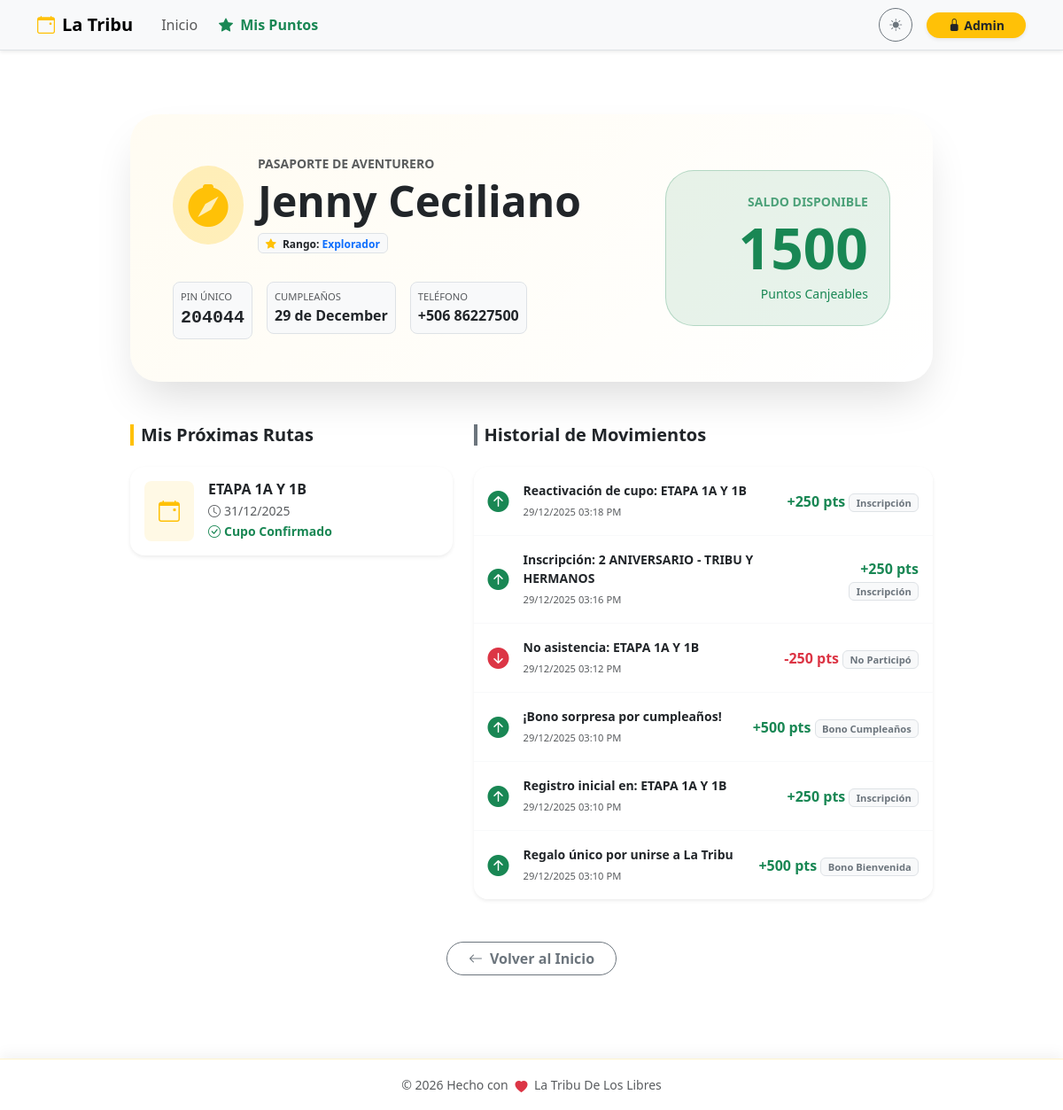
Screenshot of /mi-perfil/204044 with the database file from the repository.
### db.py (models this page shows, shortened)
class Member(db.Model):
    __tablename__ = 'member'
    id = db.Column(db.Integer, primary_key=True)
    pin = db.Column(db.String(10), unique=True, nullable=False)
    nombre = db.Column(db.String(100), nullable=False)
    apellido1 = db.Column(db.String(100), nullable=False)
    apellido2 = db.Column(db.String(100))
    telefono = db.Column(db.String(20))
    birth_date = db.Column(db.Date)
    puntos_totales = db.Column(db.Integer, default=0)
    ultimo_regalo_bday = db.Column(db.Integer, default=0)
    bookings = db.relationship('Booking', backref='member', lazy=True, cascade="all, delete-orphan")
    point_logs = db.relationship('PointLog', backref='member', lazy=True, cascade="all, delete-orphan")

class Booking(db.Model):
    __tablename__ = 'booking'
    id = db.Column(db.Integer, primary_key=True)
    member_id = db.Column(db.Integer, db.ForeignKey('member.id'), nullable=False)
    event_id = db.Column(db.Integer, db.ForeignKey('event.id'), nullable=False)
    pin = db.Column(db.String(10))
    nombre = db.Column(db.String(100))
    apellido1 = db.Column(db.String(100))
    telefono = db.Column(db.String(20))
    points_at_registration = db.Column(db.Integer, default=0)
    status = db.Column(db.String(50), default='Activo')
    created_at = db.Column(db.DateTime, default=datetime.utcnow)

class Event(db.Model):
    __tablename__ = 'event'
    id = db.Column(db.Integer, primary_key=True)
    title = db.Column(db.String(150), nullable=False)
    flyer = db.Column(db.String(255)) # Nombre del archivo de imagen en el servidor
    currency = db.Column(db.String(10), default='¢')
    price = db.Column(db.Float, default=0.0)
    points_reward = db.Column(db.Integer, default=10) # Puntos que otorga al aventurero
    activity_type = db.Column(db.String(100)) # Caminata, Internacional, etc.
    duration_days = db.Column(db.Integer, default=1)
    event_date = db.Column(db.Date, nullable=False) # Fecha de inicio
    end_date = db.Column(db.Date) # Fecha de cierre para expediciones de varios días
    departure_point = db.Column(db.String(200)) # Punto de encuentro principal
    departure_time = db.Column(db.String(50))
    difficulty = db.Column(db.String(50))
    distance = db.Column(db.String(50))
    capacity = db.Column(db.Integer, default=0) # Cupos disponibles
    reservation_fee = db.Column(db.String(100)) # Monto requerido para apartar lugar
    description = db.Column(db.Text) # Itinerario detallado
    pickup_point = db.Column(db.String(200)) # Puntos de recogida adicionales
    status = db.Column(db.String(50), default='Activa') # Activa, Suspendido, Se Traslado
    moved_date = db.Column(db.Date) # Nueva fecha en caso de traslado
    bookings = db.relationship('Booking', backref='event', lazy=True, cascade="all, delete-orphan")

class PointLog(db.Model):
    __tablename__ = 'point_log'
    id = db.Column(db.Integer, primary_key=True)
    member_id = db.Column(db.Integer, db.ForeignKey('member.id'), nullable=False)
    transaction_type = db.Column(db.String(50), nullable=False)
    description = db.Column(db.String(200))
    amount = db.Column(db.Integer, nullable=False)
    created_at = db.Column(db.DateTime, default=datetime.utcnow)
    booking_id = db.Column(db.Integer, db.ForeignKey('booking.id'), nullable=True)
    is_penalized = db.Column(db.Boolean, default=False)  # Si el movimiento fue penalizado
    penalty_reason = db.Column(db.String(200), nullable=True)  # Razón de la penalización

### perfil.py (the view)
@perfil_bp.route('/mi-perfil/<string:pin>')
def ver_perfil(pin):
    member = Member.query.filter_by(pin=pin).first()
    if not member:
        return render_template('errors/404.html'), 404  # O redirigir a home si prefieres
    logs = PointLog.query.filter_by(member_id=member.id).order_by(PointLog.created_at.desc()).all()
    proximas_aventuras = []
    bookings = Booking.query.filter_by(member_id=member.id, status='Activo').all()
    today = datetime.now().date()
    for b in bookings:
        if b.event.event_date >= today:
            proximas_aventuras.append(b)
    nivel = "Caminante"
    icono_nivel = "bi-backpack2"
    clase_nivel = "text-secondary"
    pts = member.puntos_totales
    if pts >= 1000 and pts < 3000:
        nivel = "Explorador"
        icono_nivel = "bi-compass-fill"
        clase_nivel = "text-primary"
    elif pts >= 3000:
        nivel = "Leyenda"
        icono_nivel = "bi-trophy-fill"
        clase_nivel = "text-warning"
    return render_template(
        'perfil.html',
        member=member,
        logs=logs,
        proximas=proximas_aventuras,
        nivel=nivel,
        icono_nivel=icono_nivel,
        clase_nivel=clase_nivel,
        now=datetime.now()
    )

### templates/perfil.html (shortened to what this page needs)
{% extends "base.html" %}
{% block content %}
<div class="container py-5 animate__animated animate__fadeIn">
    <div class="row justify-content-center">
        <div class="col-lg-10">
            <div class="card border-0 shadow-2xl rounded-5 overflow-hidden mb-5 bg-white text-dark position-relative">
                <div class="position-absolute top-0 start-0 w-100 h-100" style="background: linear-gradient(135deg, rgba(255,193,7,0.05) 0%, rgba(255,255,255,0) 100%); z-index: 0;"></div>
                <div class="card-body p-4 p-lg-5 position-relative" style="z-index: 1;">
                    <div class="row align-items-center">
                        <div class="col-md-8 mb-4 mb-md-0">
                            <div class="d-flex align-items-center mb-3">
                                <div class="bg-warning bg-opacity-25 text-warning p-3 rounded-circle me-3">
                                    <i class="bi {{ icono_nivel }} display-5"></i>
                                </div>
                                <div>
                                    <h6 class="text-uppercase fw-bold text-muted small mb-1">Pasaporte de Aventurero</h6>
                                    <h1 class="display-5 fw-bold mb-0">{{ member.nombre }} {{ member.apellido1 }}</h1>
                                    <span class="badge bg-light text-dark border mt-2">
                                        <i class="bi bi-star-fill text-warning me-1"></i> Rango: <span class="{{ clase_nivel }} fw-bold">{{ nivel }}</span>
                                    </span>
                                </div>
                            </div>
                            <div class="row g-3 mt-2">
                                <div class="col-auto">
                                    <div class="p-2 border rounded-3 bg-light">
                                        <small class="d-block text-muted x-small text-uppercase">PIN Único</small>
                                        <span class="fw-bold font-monospace fs-5">{{ member.pin }}</span>
                                    </div>
                                </div>
                                <div class="col-auto">
                                    <div class="p-2 border rounded-3 bg-light">
                                        <small class="d-block text-muted x-small text-uppercase">Cumpleaños</small>
                                        <span class="fw-bold">
                                            {% if member.birth_date %}
                                                {{ member.birth_date.strftime('%d de %B') }}
                                            {% else %}
                                                No registrado
                                            {% endif %}
                                        </span>
                                    </div>
                                </div>
                                <div class="col-auto">
                                    <div class="p-2 border rounded-3 bg-light">
                                        <small class="d-block text-muted x-small text-uppercase">Teléfono</small>
                                        <span class="fw-bold">+506 {{ member.telefono }}</span>
                                    </div>
                                </div>
                            </div>
                        </div>
                        <div class="col-md-4 text-center text-md-end">
                            <div class="p-4 rounded-5 bg-success bg-opacity-10 border border-success border-opacity-25 d-inline-block w-100">
                                <small class="text-uppercase fw-bold text-success opacity-75 d-block mb-1">Saldo Disponible</small>
                                <div class="display-3 fw-bold text-success mb-0">{{ member.puntos_totales }}</div>
                                <small class="text-success fw-medium">Puntos Canjeables</small>
                            </div>
                        </div>
                    </div>
                </div>
            </div>
            <div class="row g-4">
                <div class="col-md-5">
                    <h5 class="fw-bold mb-4 ps-2 border-start border-4 border-warning">Mis Próximas Rutas</h5>
                    {% if proximas %}
                        {% for booking in proximas %}
                        <div class="card border-0 shadow-sm rounded-4 mb-3 overflow-hidden">
                            <div class="card-body p-3">
                                <div class="d-flex align-items-center">
                                    <div class="flex-shrink-0 bg-warning bg-opacity-10 p-3 rounded-3 text-warning">
                                        <i class="bi bi-calendar-event fs-4"></i>
                                    </div>
                                    <div class="ms-3 overflow-hidden">
                                        <h6 class="fw-bold mb-1 text-truncate">{{ booking.event.title }}</h6>
                                        <small class="text-muted d-block">
                                            <i class="bi bi-clock me-1"></i>{{ booking.event.event_date.strftime('%d/%m/%Y') }}
                                        </small>
                                        <small class="text-success fw-bold">
                                            <i class="bi bi-check-circle me-1"></i>Cupo Confirmado
                                        </small>
                                    </div>
                                </div>
                            </div>
                        </div>
                        {% endfor %}
                    {% endif %}
                </div>
                <div class="col-md-7">
                    <h5 class="fw-bold mb-4 ps-2 border-start border-4 border-secondary">Historial de Movimientos</h5>
                    <div class="card border-0 shadow-sm rounded-4 overflow-hidden">
                        <div class="list-group list-group-flush">
                            {% if logs %}
                                {% for log in logs %}
                                <div class="list-group-item p-3 border-light">
                                    <div class="d-flex justify-content-between align-items-center">
                                        <div class="d-flex align-items-center">
                                            <div class="me-3">
                                                {% if log.amount > 0 %}
                                                    <i class="bi bi-arrow-up-circle-fill text-success fs-4"></i>
                                                {% else %}
                                                    <i class="bi bi-arrow-down-circle-fill text-danger fs-4"></i>
                                                {% endif %}
                                            </div>
                                            <div>
                                                <div class="fw-bold text-dark small">{{ log.description }}</div>
                                                <small class="text-muted x-small">{{ log.created_at.strftime('%d/%m/%Y %I:%M %p') }}</small>
                                            </div>
                                        </div>
                                        <div class="text-end">
                                            <span class="fw-bold fs-6 {{ 'text-success' if log.amount > 0 else 'text-danger' }}">
                                                {{ '+' if log.amount > 0 }}{{ log.amount }} pts
                                            </span>
                                            <div class="badge bg-light text-secondary border x-small">{{ log.transaction_type }}</div>
                                        </div>
                                    </div>
                                </div>
                                {% endfor %}
                            {% else %}
                                <div class="p-4 text-center text-muted small">
                                    Aún no hay movimientos registrados.
                                </div>
                            {% endif %}
                        </div>
                    </div>
                </div>
            </div>
            <div class="text-center mt-5">
                <a href="{{ url_for('main.home') }}" class="btn btn-outline-secondary rounded-pill px-4 fw-bold">
                    <i class="bi bi-arrow-left me-2"></i>Volver al Inicio
                </a>
            </div>
        </div>
    </div>
</div>
{% endblock %}

### templates/base.html (style rules this page uses)
body { padding-bottom: 80px; min-height: 100vh; display: flex; flex-direction: column; transition: background-color 0.3s ease, color 0.3s ease; }
.nav-link, .btn { transition: all 0.2s ease-in-out; }

### templates/perfil.html (style rules this page uses)
.shadow-2xl { box-shadow: 0 25px 50px -12px rgba(0, 0, 0, 0.15); }
.x-small { font-size: 0.7rem; }

### rows the page displays
Member: nombre "Jenny", apellido1 "Ceciliano", pin "204044", birth_date "29 de December", telefono "86227500", puntos_totales "1500"
Booking: event "ETAPA 1A Y 1B", event.event_date "31/12/2025"
PointLog: description "Reactivación de cupo: ETAPA 1A Y 1B", created_at "29/12/2025 03:18 PM", amount "+", amount "250", transaction_type "Inscripción"
PointLog: description "Inscripción: 2 ANIVERSARIO - TRIBU Y HERMANOS", created_at "29/12/2025 03:16 PM", amount "+", amount "250", transaction_type "Inscripción"
PointLog: description "No asistencia: ETAPA 1A Y 1B", created_at "29/12/2025 03:12 PM", amount "-250", transaction_type "No Participó"
PointLog: description "¡Bono sorpresa por cumpleaños!", created_at "29/12/2025 03:10 PM", amount "+", amount "500", transaction_type "Bono Cumpleaños"
PointLog: description "Registro inicial en: ETAPA 1A Y 1B", created_at "29/12/2025 03:10 PM", amount "+", amount "250", transaction_type "Inscripción"
PointLog: description "Regalo único por unirse a La Tribu", created_at "29/12/2025 03:10 PM", amount "+", amount "500", transaction_type "Bono Bienvenida"

### other values shown
{{ nivel }} "Explorador"
